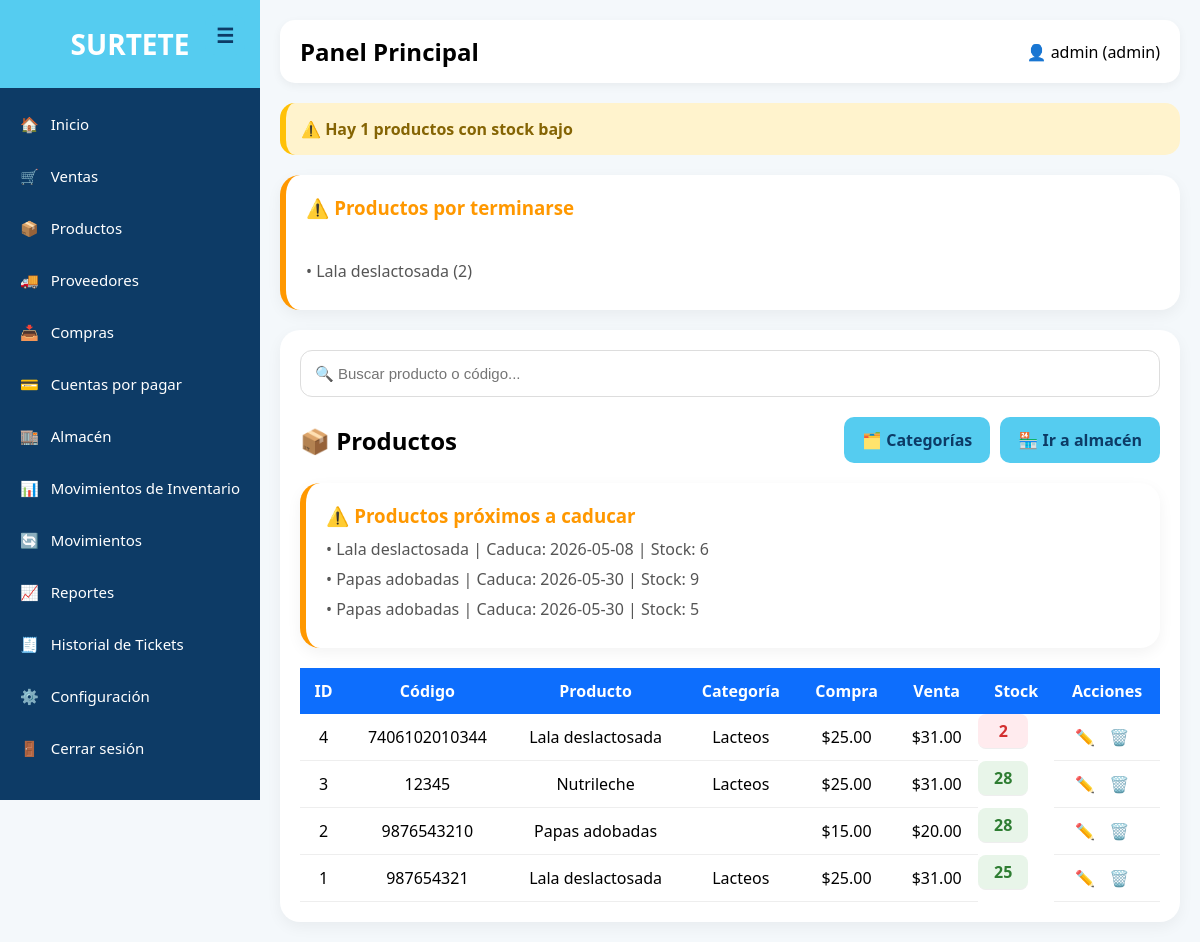
/productos/index.php (signed in), run on the app's committed database.
### tables this page shows
CREATE TABLE `productos` (
  `id` int(11) NOT NULL,
  `codigo_barras` varchar(50) DEFAULT NULL,
  `nombre` varchar(150) NOT NULL,
  `descripcion` text DEFAULT NULL,
  `precio_compra` decimal(10,2) DEFAULT NULL,
  `precio_venta` decimal(10,2) DEFAULT NULL,
  `stock` int(11) DEFAULT 0,
  `categoria_id` int(11) DEFAULT NULL
);

CREATE TABLE `categorias` (
  `id` int(11) NOT NULL,
  `nombre` varchar(100) NOT NULL
);

CREATE TABLE `lotes` (
  `id` int(11) NOT NULL,
  `producto_id` int(11) NOT NULL,
  `lote` varchar(100) DEFAULT NULL,
  `fecha_caducidad` date DEFAULT NULL,
  `stock` int(11) DEFAULT 0,
  `costo` decimal(10,2) DEFAULT NULL,
  `fecha_ingreso` timestamp NOT NULL DEFAULT current_timestamp()
);

### productos/index.php (the view, shortened to what this page needs)
<?php
include("../config/db.php");
$sql = "
SELECT productos.*, categorias.nombre AS categoria
FROM productos
LEFT JOIN categorias
ON productos.categoria_id = categorias.id
ORDER BY productos.id DESC
";
$stmt = $conexion->query($sql);
$productos = $stmt->fetchAll();
$stmt_stock = $conexion->query("
    SELECT COUNT(*) AS total
    FROM productos
    WHERE stock <= 5
");
$caducados = $conexion->query("
SELECT
productos.nombre,
lotes.fecha_caducidad,
lotes.stock
FROM lotes
INNER JOIN productos
ON lotes.producto_id = productos.id
WHERE lotes.fecha_caducidad <= DATE_ADD(NOW(), INTERVAL 30 DAY)
AND lotes.stock > 0
ORDER BY lotes.fecha_caducidad ASC
")->fetchAll();
$stock_bajo = $stmt_stock->fetch()['total'];
?>
<!DOCTYPE html>
<html lang="es">
<head>
<link rel="stylesheet" href="../assets/css/style.css">
</head>
<body>
<?php include("../includes/sidebar.php"); ?>
<div class="main">
<?php include("../includes/topbar.php"); ?>
<?php if($stock_bajo > 0): ?>
<div class="alerta-stock">
    ⚠️ Hay <?php echo $stock_bajo; ?> productos con stock bajo
</div>
<?php
$criticos = $conexion->query("
SELECT nombre, stock
FROM productos
WHERE stock <= 5
LIMIT 5
")->fetchAll();
?>
<?php if(count($criticos) > 0): ?>
<div class="card-alerta">
    <h3>⚠️ Productos por terminarse</h3>
    <br>
    <?php foreach($criticos as $c): ?>
        <p>
            • <?php echo $c['nombre']; ?>
            (<?php echo $c['stock']; ?>)
        </p>
    <?php endforeach; ?>
</div>
<?php endif; ?>
<?php endif; ?>
<div class="table-container">
    <div class="search-box">
        <input type="text"
            id="buscar"
            placeholder="🔍 Buscar producto o código...">
    </div>
    <div class="top-actions">
    <h2>📦 Productos</h2>
    <div style="display:flex; gap:10px;">
        <a href="../categorias/index.php" class="btn">
            🗂️ Categorías
        </a>
        <a href="../almacen/index.php" class="btn">
            🏪 Ir a almacén
        </a>
    </div>
</div>
    <table>
        <thead>
            <tr>
                <th>ID</th>
                <th>Código</th>
                <th>Producto</th>
                <th>Categoría</th>
                <th>Compra</th>
                <th>Venta</th>
                <th>Stock</th>
                <th>Acciones</th>
            </tr>
        </thead>
        <tbody id="tabla-productos">
        <?php foreach($productos as $p): ?>
            <tr>
                <td><?php echo $p['id']; ?></td>
                <td><?php echo $p['codigo_barras']; ?></td>
                <td><?php echo $p['nombre']; ?></td>
                <td><?php echo $p['categoria']; ?></td>
                <td>$<?php echo $p['precio_compra']; ?></td>
                <td>$<?php echo $p['precio_venta']; ?></td>
                <?php
                $clase = 'normal';
                if($p['stock'] <= 5){
                    $clase = 'bajo';
                }
                elseif($p['stock'] <= 10){
                    $clase = 'medio';
                }
                ?>
                <td class="stock <?php echo $clase; ?>">
                    <?php echo $p['stock']; ?>
                </td>
                <td class="acciones">
                    <a href="editar.php?id=<?php echo $p['id']; ?>">✏️</a>
                    <a href="eliminar.php?id=<?php echo $p['id']; ?>"onclick="return confirm('¿Eliminar producto?')">🗑️</a>
                </td>
            </tr>
        <?php endforeach; ?>
        <?php if(count($caducados) > 0): ?>
            <div class="card-alerta">
            <h3>⚠️ Productos próximos a caducar</h3>
            <?php foreach($caducados as $c): ?>
            <p>
            • <?php echo $c['nombre']; ?>
            | Caduca:
            <?php echo $c['fecha_caducidad']; ?>
            | Stock:
            <?php echo $c['stock']; ?>
            </p>
            <?php endforeach; ?>
            </div>
            <?php endif; ?>
        </tbody>
    </table>
</div>
</div>
</body>
</html>

### assets/css/style.css (style rules this page uses)
* { margin:0; padding:0; box-sizing:border-box; }
body { font-family:'Segoe UI',sans-serif; background:#f4f8fb; }
.main { margin-left:240px; padding:20px; }

### productos/index.php (style rules this page uses)
.table-container { background:white; padding:20px; border-radius:20px; box-shadow:0 5px 15px rgba(0,0,0,0.05); }
.top-actions { display:flex; justify-content:space-between; align-items:center; margin-bottom:20px; }
.btn { background:#55ccf0; color:#0d3b66; padding:12px 18px; text-decoration:none; border-radius:10px; font-weight:bold; }
table { width:100%; border-collapse:collapse; }
table th { background:#0d6efd; color:white; padding:12px; }
table td { padding:12px; border-bottom:1px solid #eee; }
.acciones a { text-decoration:none; margin-right:10px; }
.stock { font-weight:bold; }
.stock { font-weight:bold; padding:6px 10px; border-radius:8px; display:inline-block; min-width:50px; text-align:center; }
.bajo { background:#ffebee; color:#d32f2f; }
.normal { background:#e8f5e9; color:#2e7d32; }
.search-box { margin-bottom:20px; }
.search-box input { width:100%; padding:14px; border-radius:12px; border:1px solid #ddd; font-size:15px; outline:none; }
.alerta-stock { background:#fff3cd; color:#856404; padding:15px; border-radius:15px; margin-bottom:20px; font-weight:bold; border-left:6px solid #ffc107; }
.card-alerta { background:white; padding:20px; border-radius:20px; margin-bottom:20px; box-shadow:0 5px 15px rgba(0,0,0,0.05); border-left:6px solid #ff9800; }
.card-alerta h3 { color:#ff9800; margin-bottom:10px; }
.card-alerta p { margin:8px 0; color:#555; }
table th, table td { text-align:center; }

### includes/sidebar.php (style rules this page uses)
.main { margin-left:260px; transition:.3s; padding:20px; }

### data on the page
productos: nombre "Lala deslactosada", stock "2", id "4", codigo_barras "7406102010344", categoria.nombre "Lacteos", precio_compra "25.00", precio_venta "31.00"
productos: id "3", codigo_barras "12345", nombre "Nutrileche", categoria.nombre "Lacteos", precio_compra "25.00", precio_venta "31.00", stock "28"
productos: id "2", codigo_barras "9876543210", nombre "Papas adobadas", precio_compra "15.00", precio_venta "20.00", stock "28"
productos: id "1", codigo_barras "987654321", nombre "Lala deslactosada", categoria.nombre "Lacteos", precio_compra "25.00", precio_venta "31.00", stock "25"
lotes: producto.nombre "Lala deslactosada", fecha_caducidad "2026-05-08", stock "6"
lotes: producto.nombre "Papas adobadas", fecha_caducidad "2026-05-30", stock "9"
lotes: producto.nombre "Papas adobadas", fecha_caducidad "2026-05-30", stock "5"

### other printed values
$_SESSION['usuario'] "admin"
$_SESSION['rol'] "admin"
$stock_bajo "1"
